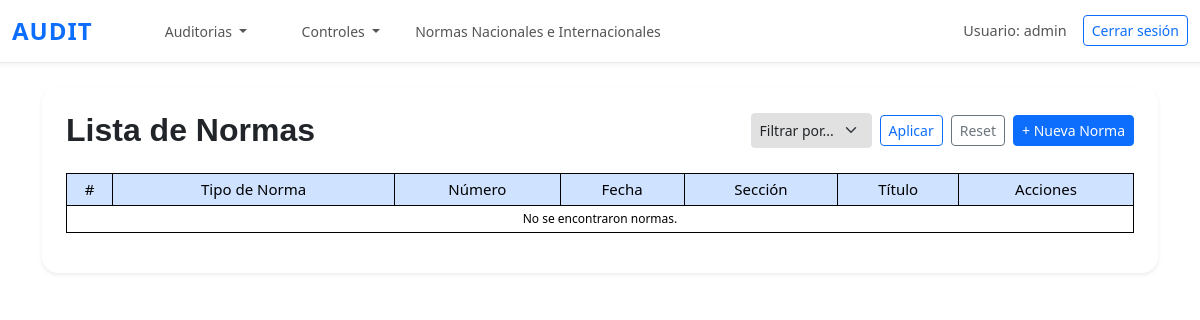
The page /normas_listar/ (signed in) on the database as committed earlier.
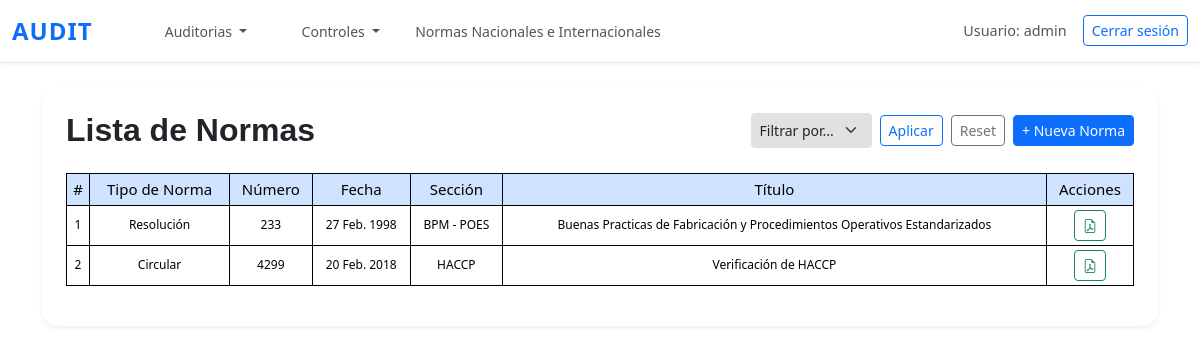
The same page on the database as committed later.
### questions/models.py (models this page shows, shortened)
class Norma(models.Model):
    tipo_norma = models.ForeignKey(TipoNorma, on_delete=models.CASCADE)
    numero_norma = models.CharField(max_length=20, null=True, blank=True)
    fecha = models.DateField()
    seccion = models.ForeignKey(TipoSeccion, on_delete=models.CASCADE)
    titulo = models.CharField(max_length=100)
    norma_pdf = models.FileField(upload_to='normativas/', null=True, blank=True)
    activa = models.BooleanField(default=True)
    class Meta:
        ordering = ['seccion']

class TipoNorma(models.Model):
    nombre = models.CharField(max_length=100)
    class Meta:
        ordering = ['nombre']
    def __str__(self):
        return self.nombre

class TipoSeccion(models.Model):
    nombre = models.CharField(max_length=100)
    class Meta:
        ordering = ['nombre']
    def __str__(self):
        return self.nombre

### questions/views.py (the view)
# urls.py: path('normas_listar/', listado_normas, name='normas_listar'),
@login_required
def listado_normas(request):
    normas = Norma.objects.all()
    secciones = TipoSeccion.objects.all()
    filtro_seleccionado = request.GET.get('filtro')
    valor_seleccionado = None  # inicializamos
    if filtro_seleccionado == 'seccion':
        valor_seleccionado = request.GET.get('valor_seccion')
        if valor_seleccionado:
            normas = normas.filter(seccion_id=valor_seleccionado)
    elif filtro_seleccionado == 'numero':
        valor_seleccionado = request.GET.get('valor_numero')
        if valor_seleccionado:
            normas = normas.filter(numero_norma__icontains=valor_seleccionado)
    context = {
        'normas': normas,
        'secciones': secciones,
        'filtro_seleccionado': filtro_seleccionado,
        'valor_seleccionado': valor_seleccionado,
    }
    return render(request, 'normas/listado_normas.html', context)

### questions/templates/normas/listado_normas.html (shortened to what this page needs)
{% extends 'questions/base.html' %}
{% load static %}
{% block content %}
<div class="container py-4">
    <div class="bg-white p-4 rounded-4 shadow-sm">
        <div class="d-flex flex-wrap justify-content-between align-items-center mb-4">
            <h2 class="mb-0" style="font-family: 'Montserrat', sans-serif; font-weight: 600;">
                Lista de Normas
            </h2>
            <div class="d-flex align-items-center flex-wrap gap-2">
                <form method="get" class="d-flex gap-2 align-items-center">
                    <select name="filtro" class="form-select form-select-sm" id="filtroSelect">
                        <option value="">Filtrar por...</option>
                    </select>
                    <button type="submit" class="btn btn-outline-primary btn-sm">Aplicar</button>
                    <a href="{% url 'normas_listar' %}" class="btn btn-outline-secondary btn-sm">Reset</a>
                </form>
                <a href="{% url 'normas_agregar' %}" class="btn btn-primary btn-sm">
                    + Nueva Norma
                </a>
            </div>
        </div>
        <div class="table-responsive">
            <table class="table table-bordered table-hover text-center align-middle table-sm small">
                <thead class="table-primary">
                    <tr>
                        <th>#</th>
                        <th>Tipo de Norma</th>
                        <th>Número</th>
                        <th>Fecha</th>
                        <th>Sección</th>
                        <th>Título</th>
                        <th>Acciones</th>
                    </tr>
                </thead>
                <tbody>
                    {% for norma in normas %}
                    <tr>
                        <td>{{ forloop.counter }}</td>
                        <td>{{ norma.tipo_norma }}</td>
                        <td>{{ norma.numero_norma }}</td>
                        <td>{{ norma.fecha }}</td>
                        <td>{{ norma.seccion }}</td>
                        <td>{{ norma.titulo }}</td>
                        <td class="text-nowrap">
                            {% if norma.norma_pdf %}
                            <a href="{{ norma.norma_pdf.url }}" target="_blank" class="btn btn-sm btn-outline-success" title="Ver PDF">
                                <i class="bi bi-file-earmark-pdf"></i>
                            </a>
                            {% endif %}
                        </td>
                    </tr>
                    {% empty %}
                    <tr>
                        <td colspan="7">No se encontraron normas.</td>
                    </tr>
                    {% endfor %}
                </tbody>
            </table>
        </div>
    </div>
</div>
{% endblock %}

Rows that differ between the two databases and show on the page:
added Norma: tipo_norma "Resolución", numero_norma "233", fecha "27 Feb. 1998", seccion "BPM - POES", titulo "Buenas Practicas de Fabricación y Procedimientos Operativos Estandarizados"
added Norma: tipo_norma "Circular", numero_norma "4299", fecha "20 Feb. 2018", seccion "HACCP", titulo "Verificación de HACCP"
Other text that changed with them:
text no longer shown: "No se encontraron normas."
